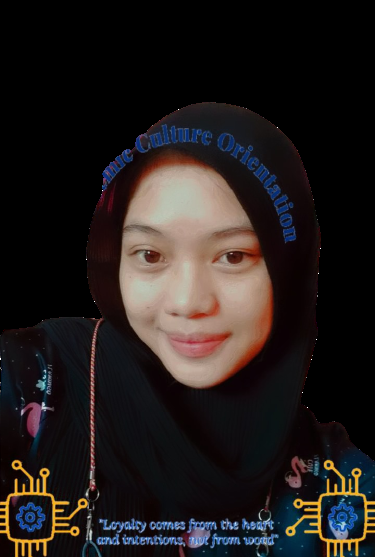
%> input picture image2.png, 375 x 557 px
$ octave RusmawatiRahmi_deteksitepigambar.m   (GNU Octave 9; MATLAB toolbox functions it lacks are replaced by stand-ins)
%> lines starting %> are read from the running program, lines starting %| are printed output that depends on the picture; in (x1, y1, x2, y2) boxes, pixels count from 0 and x2, y2 are one past the last pixel; in counts of white or black regions, pixels touching at a corner belong together; the program's own positions count from 1
gambar = imread('image2.png');
%> gambar is the input picture: size 557x375x3 uint8; mean R, G, B 34.6, 28.9, 27.9
figure(1)
imshow(gambar);
title('gambar Berwarna');

a = rgb2gray(gambar);
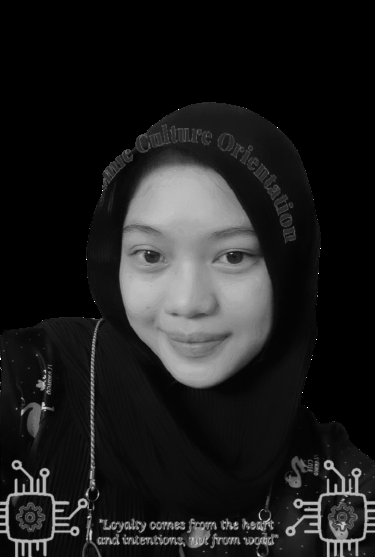
%> a: size 557x375 uint8; min 0, max 255, mean 30.5
figure(2);
imshow(a);
title('Gambar Abu');

%Roberts
e = edge(a,'roberts');
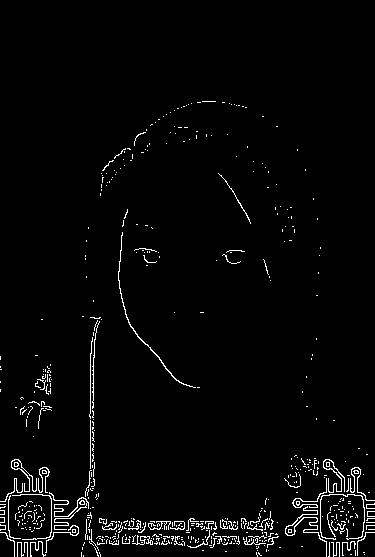
%> e: size 557x375 logical; 2.6% white in thin lines or dots, all inside (x1, y1, x2, y2) = (0, 101, 375, 557)
figure(3);
imshow(e);
title('Metode Roberts')

%sobel
r = edge(a,'sobel');
figure(4);
imshow(r);
title('Metode Sobel')

%prewitt
t = edge(a,'prewitt');
figure(5);
imshow(t);
title('Metode Prewitt')

%canny
f = edge(a,'canny');
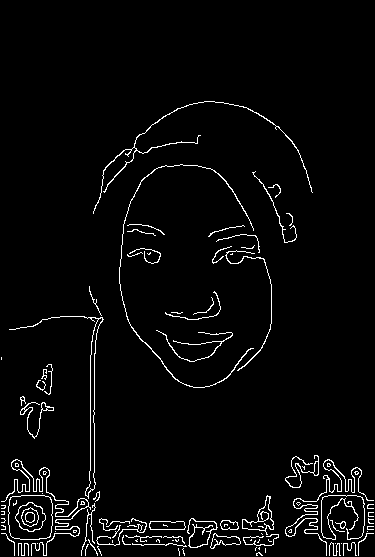
%> f: size 557x375 logical; 3.3% white in thin lines or dots, all inside (x1, y1, x2, y2) = (1, 101, 374, 556)
figure(6);
imshow(f);
title('Metode canny')

%laplacian
s = edge(a,'log');
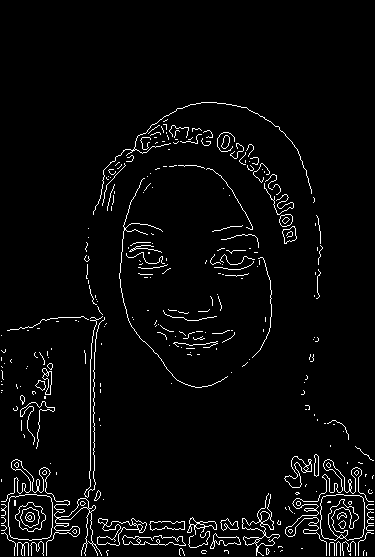
%> s: size 557x375 logical; 3.6% white in thin lines or dots, all inside (x1, y1, x2, y2) = (1, 102, 374, 556)
figure(7);
imshow(s);
title('Metode Laplacian')

%kompas
utara = [1 1 1; 1 2 1; -1 -1 -1];
selatan = [-1 -1 -1; 1 -2 1; 1 1 -1];
timur = [-1 1 1; -1 -2 1; -1 1 1];
barat = [1 1 -1; 1 -2 -1; 1 1 -1];

figure(8);
imshow (conv2(a,utara,'same'));
title('gambar compas utara');

figure(9);
imshow (conv2(a,selatan,'same'));
title('gambar compas selatan');

figure(10);
imshow (conv2(a,timur,'same'));
title('gambar compas timur');

figure(11);
imshow (conv2(a,barat,'same'));
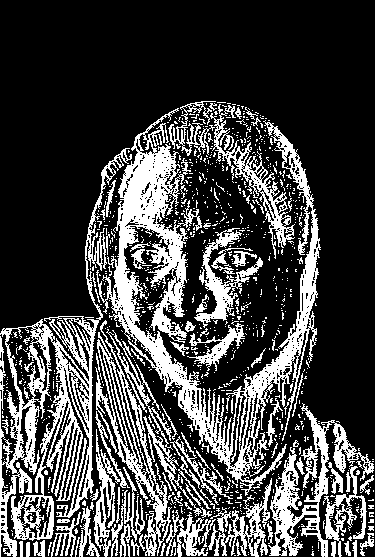
%> displayed picture: size 557x375, on the screen's scale of 0 to 255; 26.8% white; 975 white regions (882 under 20 px), largest, box (x1, y1, x2, y2) and area: (96, 108, 321, 496) 17297, (0, 148, 132, 557) 10673, (95, 320, 173, 556) 4181
title('gambar compas barat');


%isotropik
Horizontal = [-1 0 1; -sqrt(2) 0 sqrt(2); -1 0 1];
Vertical = [-1 -sqrt(2) -1; 0 0 0; 1 sqrt(2) 1];

 figure (12);
 imshow(conv2(a,Horizontal,'same'));
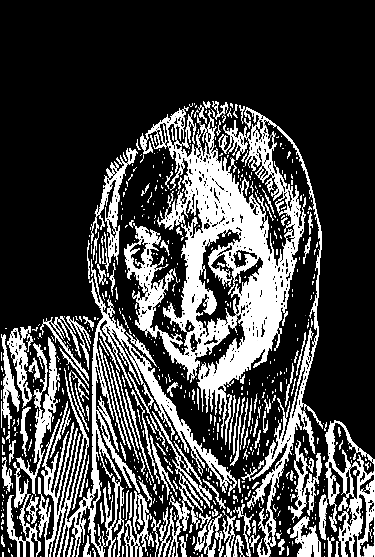
%> displayed picture: size 557x375, on the screen's scale of 0 to 255; min 0, max 255, mean 70.5
 title('Gambar Isotropic horizontal')

 figure (13);
 imshow(conv2(a,Vertical,'same'));
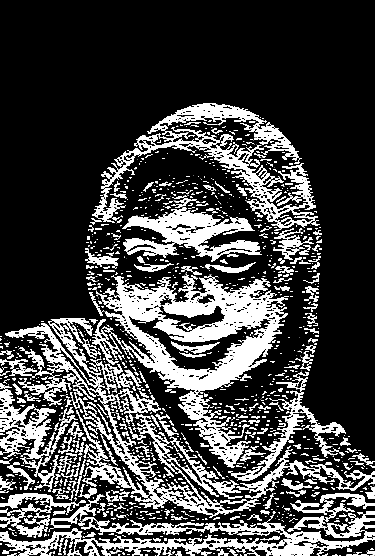
%> displayed picture: size 557x375, on the screen's scale of 0 to 255; min 0, max 255, mean 69.6
 title('Gambar Isotropic Vertical')
